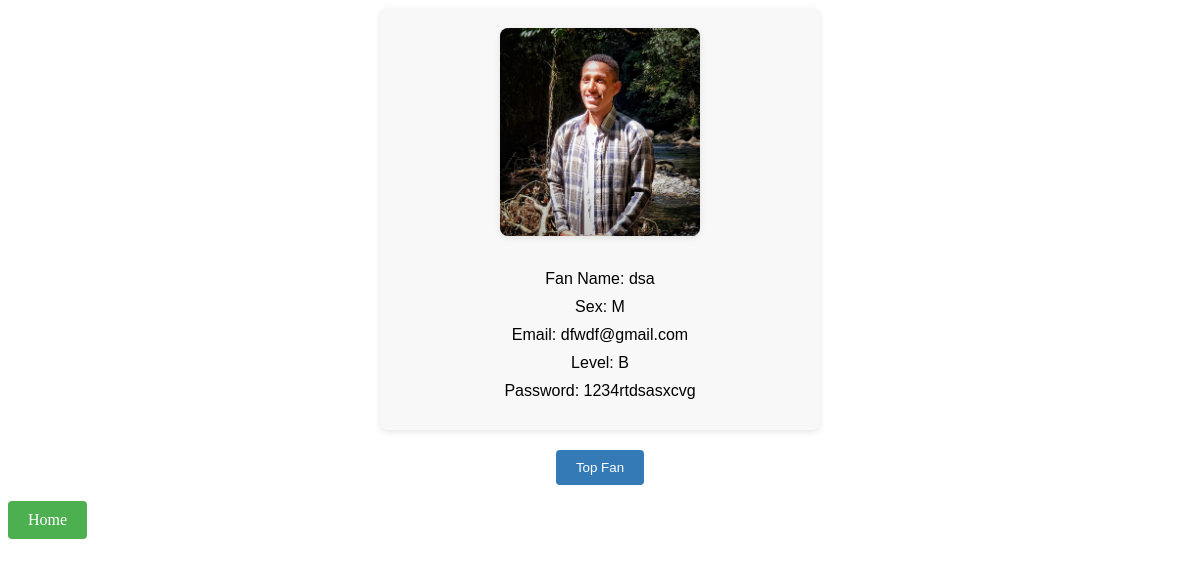
The app's page /fan_list/3, older data.
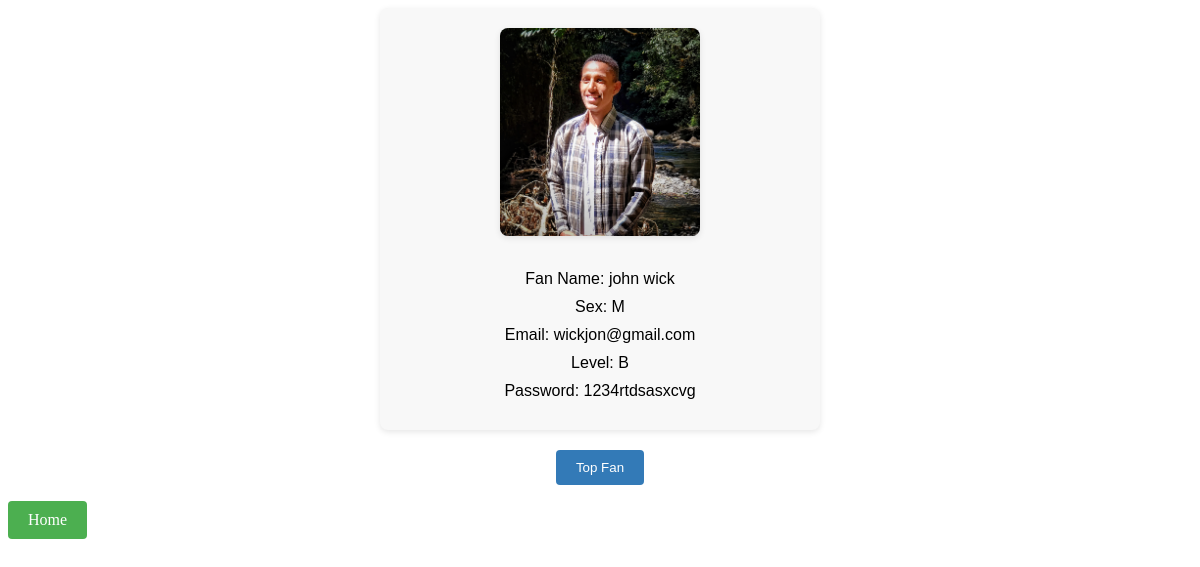
The same page, newer data.
### chemnaFC/models.py (models this page shows, shortened)
class Fans(models.Model):
    fan_picture=models.FileField(upload_to="images", null=True)
    name = models.CharField(max_length=100)
    gender = models.CharField(max_length=1, choices=(('M', 'Male'), ('F', 'Female')))
    fan_level = models.CharField(max_length=1, choices=(('C', "level3"), ('B', "level2"), ('A', "Topfan")))
    email = models.EmailField()
    password = models.CharField(max_length=100)

### chemnaFC/views.py (the view)
# urls.py: path("fan_list/<int:pk>",views.SingleFanView.as_view(), name ="single_fan_page"),
class SingleFanView(DetailView):
    template_name="chemnaFC/single_fan.html"
    model=Fans
    context_object_name="single_fan"
    def get_context_data(self, **kwargs: Any) :
        context= super().get_context_data(**kwargs)
        loaded_page=self.object
        request=self.request
        favorite_id=request.session.get("favorite_ses")
        context["is_favorite"]=favorite_id==str(loaded_page.id)
        return context

### chemnaFC/templates/chemnaFC/single_fan.html (shortened to what this page needs)
{% extends "base.html" %}
{% block content %}
<ul class="fan-details">
  <li><img src="{{ single_fan.fan_picture.url }}"></li>
  <li>Fan Name: {{ single_fan.name }}</li>
  <li>Sex: {{ single_fan.gender }}</li>
  <li>Email: {{ single_fan.email }}</li>
  <li>Level: {{ single_fan.fan_level }}</li>
  <li>Password: {{ single_fan.password }}</li>
</ul>
{% if is_favorite %}
  <p class="favorite-message"><i class="fas fa-heart favorite-icon"></i>Top fan</p>
{% else %}
  <form action="/fan_list/favorite" method="POST" class="favorite-form">
    <button>Top Fan</button>
  </form>
{% endif %}
<p><a class="home-link" href="{% url 'index_page' %}">Home</a></p>{% endblock %}

Row changes from the older to the newer data that the page shows:
changed Fans "1234rtdsasxcvg": name "dsa" → "john wick"; email "dfwdf@gmail.com" → "wickjon@gmail.com"
